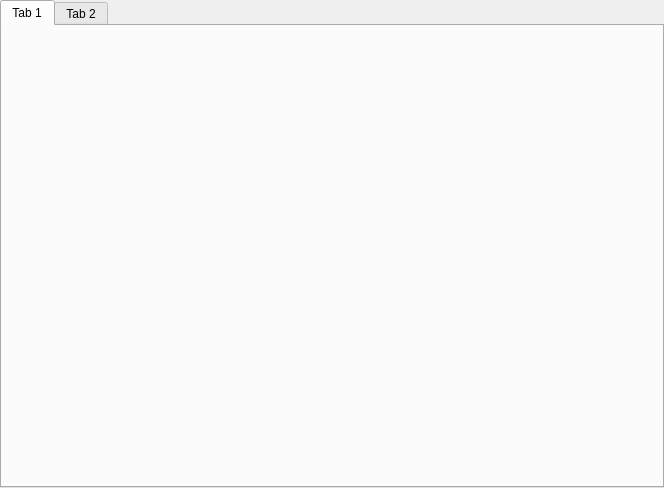
<?xml version="1.0" encoding="UTF-8"?>
<ui version="4.0">
 <class>Plugins::OpenSpeedShop::OpenSpeedShopWidget</class>
 <widget class="QTabWidget" name="Plugins::OpenSpeedShop::OpenSpeedShopWidget">
  <property name="geometry">
   <rect>
    <x>0</x>
    <y>0</y>
    <width>664</width>
    <height>488</height>
   </rect>
  </property>
  <property name="windowTitle">
   <string>TabWidget</string>
  </property>
  <widget class="QWidget" name="tab1">
   <attribute name="title">
    <string>Tab 1</string>
   </attribute>
  </widget>
  <widget class="QWidget" name="tab2">
   <attribute name="title">
    <string>Tab 2</string>
   </attribute>
  </widget>
 </widget>
 <resources/>
 <connections/>
</ui>
